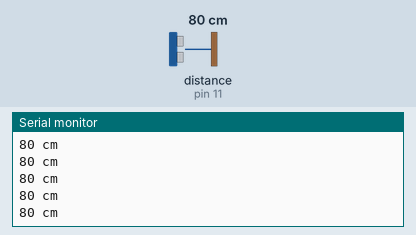
Bench run of a sketch on a simulated Arduino Uno, built with avr-gcc and run on an emulated ATmega328P. On the bench: the last lines printed to the serial monitor. Wiring (inferred from the names in the program): ultrasonic range finder: trigger pin 10; echo pin 11. The inputs (shaded band) are chosen by the test bench; at power-on: distance to the obstacle (sensor on pin 11) 80 cm. The echo pulse lasts 58.3 µs per cm.

Above: at 1.2 s.
1.3 s: distance to the obstacle (sensor on pin 11) set to 2 cm
At 1.38 s:
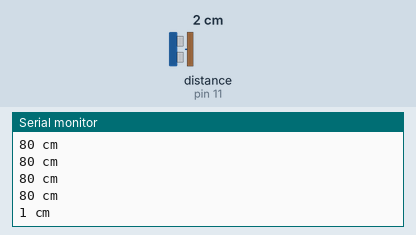
2.8 s: distance to the obstacle (sensor on pin 11) set to 120 cm
At 2.89 s:
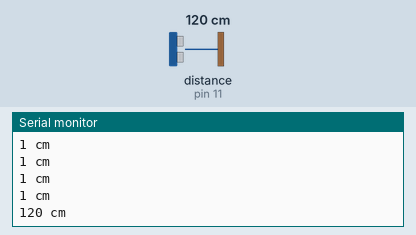
5.8 s: distance to the obstacle (sensor on pin 11) set to 250 cm
At 5.91 s:
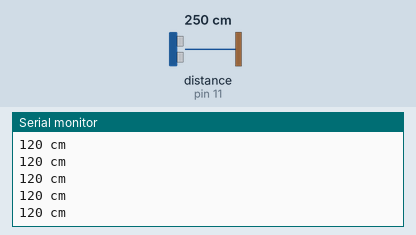
Timing chart, 0 to 8.8 s (numbered marks = the images above; inputs shaded):
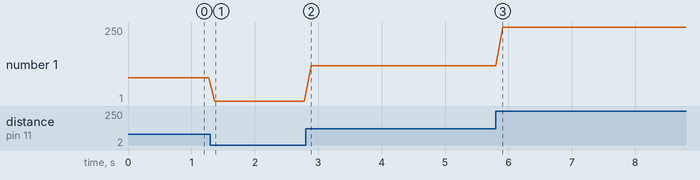

The sketch:

ultrasonic.ino
```cpp
// Укажем, что к каким пинам подключено
int trigPin = 10;
int echoPin = 11;

void setup() {
  Serial.begin (9600);
  pinMode(trigPin, OUTPUT);
  pinMode(echoPin, INPUT);
}

void loop() {
  long duration;
  int distance;
  // для большей точности установим значение LOW на пине Trig
  digitalWrite(trigPin, LOW);
  delayMicroseconds(2);
  // Теперь установим высокий уровень на пине Trig
  digitalWrite(trigPin, HIGH);
  // Подождем 10 μs
  delayMicroseconds(10);
  digitalWrite(trigPin, LOW);
  // Узнаем длительность высокого сигнала на пине Echo
  duration = pulseIn(echoPin, HIGH, 30000);
  // Рассчитаем расстояние
  distance = duration / 58;
  if (distance < 300 && distance > 0) {
    // Выведем значение в Serial Monitor
    Serial.print(distance);
    Serial.println(" cm");
  }
  delay(100);
}
```

Measured:
- after the input at 1.3 s, the serial monitor: prints a new line after 0.07 s (image 1)
- after the input at 2.8 s, the serial monitor: prints a new line after 0.09 s (image 2)
- plotted number 1: 80 → 1 after the input at 1.3 s, 1 → 120 after the input at 2.8 s, 120 → 250 after the input at 5.8 s
